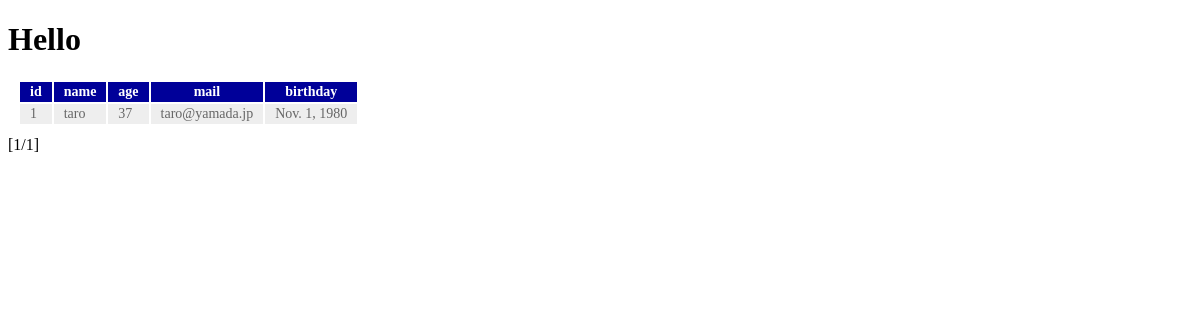
/hello/, run on an earlier commit of the app's database.
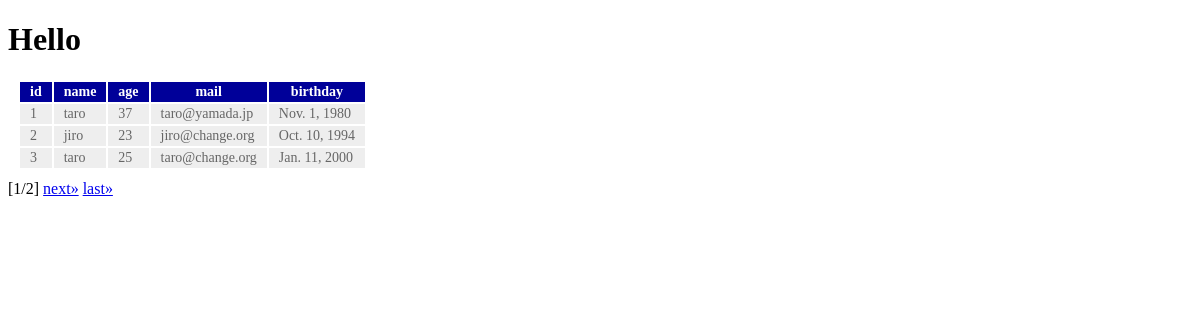
And on a later commit of the database.
### hello/models.py (models this page shows, shortened)
class Friend(models.Model):
    name = models.CharField(max_length=100,validators=[number_only])
    mail = models.EmailField(max_length=200)
    gender = models.BooleanField()
    age = models.IntegerField()
    birthday = models.DateField()

### hello/views.py (the view)
# urls.py: path('', views.index, name='index'),
def index(request, num=1):
    data = Friend.objects.all()
    page = Paginator(data,3)
    params = {
        'title': 'Hello',
        'message':'',
        'data': page.get_page(num),
    }
    return render(request, 'hello/index.html', params)

### hello/templates/hello/index.html (shortened to what this page needs)
{% load static %}
<!DOCTYPE html>
<html lang="ja">
<head>
    <link rel="stylesheet" type="text/css" href="{% static 'hello/css/style.css' %}" />
</head>
<body>
    <h1>{{title}}</h1>
    <table>
      <tr>
          <th>id</th>
          <th>name</th>
          <th>age</th>
          <th>mail</th>
          <th>birthday</th>
      </tr>
      {% for item in data %}
      <tr>
          <td>{{item.id}}</td>
          <td>{{item.name}}</td>
          <td>{{item.age}}</td>
          <td>{{item.mail}}</td>
          <td>{{item.birthday}}</td>
      </tr>
      {% endfor %}
    </table>
    <div class="pagination">
        <span class="current">
            [{{data.number}}/{{data.paginator.num_pages}}]
        </span>
            {% if data.has_next %}
            <a href="{% url 'index' %}{{data.next_page_number}}">next&raquo;</a>
            <a href="{% url 'index' %}{{data.paginator_num_pages}}">last&raquo;</a>
            {% endif %}
    </div>
</body>
</html>

### hello/static/hello/css/style.css (style rules this page uses)
table { margin: 10px; font-size: 14px; }
table tr th { background-color: #009; color: white; padding:2px 10px; border-width: 2px; }
table tr td { background-color: #eee; color: #666; padding: 2px 10px; border-width: 2px; }

What changed in the data, as far as the page shows it:
added Friend: id "2", name "jiro", age "23", mail "jiro@change.org", birthday "Oct. 10, 1994"
added Friend: id "3", name "taro", age "25", mail "taro@change.org", birthday "Jan. 11, 2000"
Also different on the page:
{{ data.paginator.num_pages }}: "1" → "2"
text now shown: "next» last»"
